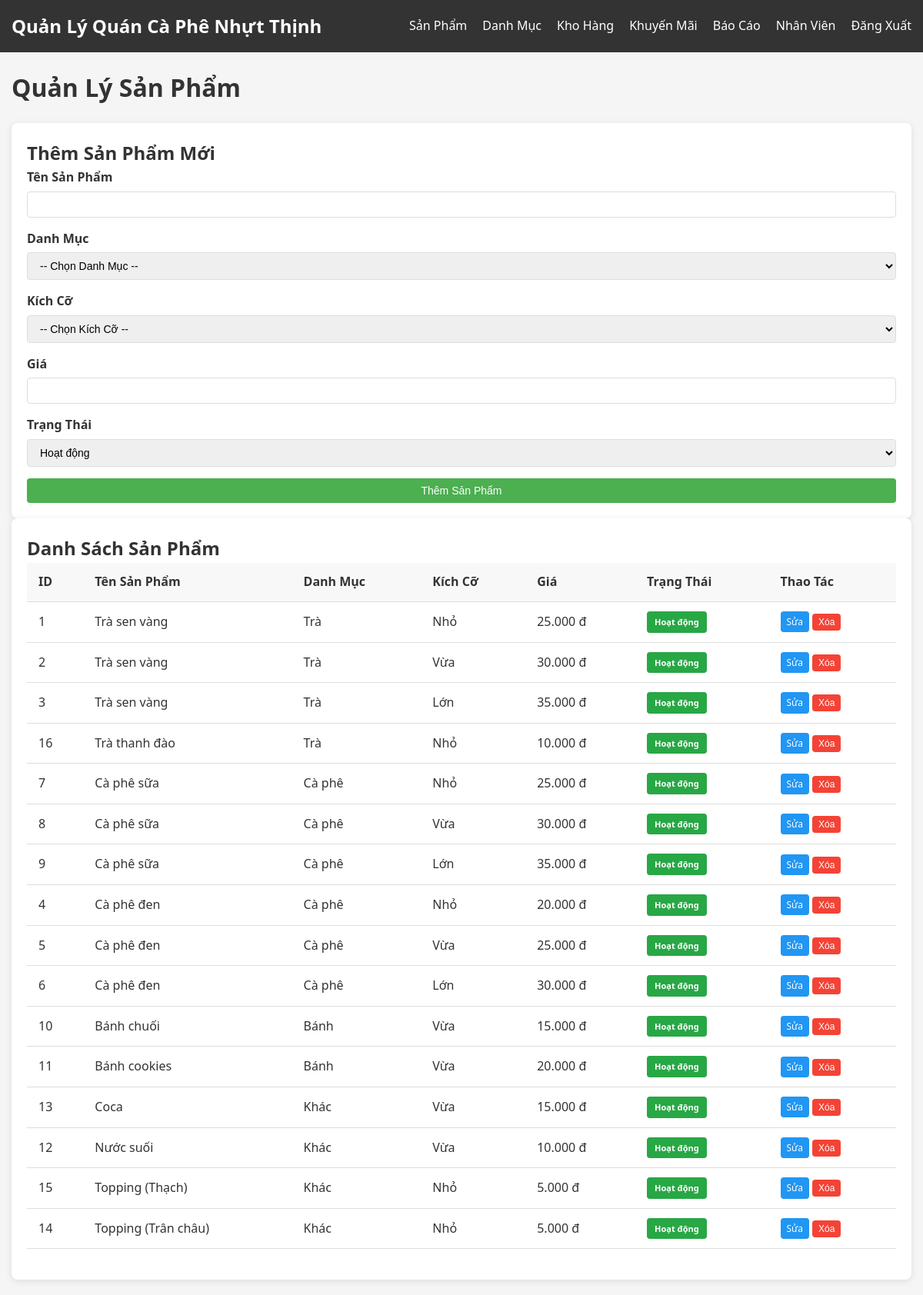
Screenshot of /admin/products.php (signed in) with the database file from the repository.
### tables this page shows
CREATE TABLE `products` (
  `product_id` int(11) NOT NULL,
  `product_name` varchar(100) NOT NULL,
  `category_id` int(11) NOT NULL,
  `size` enum('Nhỏ','Vừa','Lớn') NOT NULL,
  `price` decimal(10,2) NOT NULL,
  `status` enum('Hoạt động','Ngừng bán') DEFAULT 'Hoạt động'
);

CREATE TABLE `categories` (
  `category_id` int(11) NOT NULL,
  `category_name` varchar(100) NOT NULL,
  `status` enum('Hoạt động','Không hoạt động') DEFAULT 'Hoạt động'
);

### config/functions.php (called while the page is built, shortened)
<?php
function formatCurrency($amount) {
    return number_format($amount, 0, ',', '.') . ' đ';
}
?>

### admin/products.php (the view, shortened to what this page needs)
<?php
require_once '../config/db.php';
require_once '../config/functions.php';
$products_query = "SELECT p.*, c.category_name FROM Products p
                  JOIN Categories c ON p.category_id = c.category_id
                  ORDER BY p.category_id, p.product_name, p.size";
$products_result = $conn->query($products_query);
$edit_product = null;
?>
<!DOCTYPE html>
<html lang="vi">
<head>
    <link rel="stylesheet" href="../assets/css/style.css">
</head>
<body>
    <?php include 'navbar.php'; ?>
    <div class="container">
        <div class="dashboard">
            <div class="dashboard-header">
                <h1>Quản Lý Sản Phẩm</h1>
            </div>
            <div class="row">
                <div class="col-md-4">
                    <div class="card">
                        <h2><?php echo $edit_product ? 'Cập Nhật Sản Phẩm' : 'Thêm Sản Phẩm Mới'; ?></h2>
                        <form method="POST" action="products.php">
                            <div class="form-group">
                                <label for="product_name">Tên Sản Phẩm</label>
                                <input type="text" id="product_name" name="product_name" value="<?php echo $edit_product ? $edit_product['product_name'] : ''; ?>" required>
                            </div>
                            <div class="form-group">
                                <label for="category_id">Danh Mục</label>
                                <select id="category_id" name="category_id" required>
                                    <option value="">-- Chọn Danh Mục --</option>
                                </select>
                            </div>
                            <div class="form-group">
                                <label for="size">Kích Cỡ</label>
                                <select id="size" name="size" required>
                                    <option value="">-- Chọn Kích Cỡ --</option>
                                </select>
                            </div>
                            <div class="form-group">
                                <label for="price">Giá</label>
                                <input type="number" id="price" name="price" min="0" step="1000" value="<?php echo $edit_product ? $edit_product['price'] : ''; ?>" required>
                            </div>
                            <div class="form-group">
                                <label for="status">Trạng Thái</label>
                                <select id="status" name="status" required>
                                    <option value="Hoạt động" <?php echo ($edit_product && $edit_product['status'] == 'Hoạt động') ? 'selected' : ''; ?>>Hoạt động</option>
                                </select>
                            </div>
                            <?php if ($edit_product): ?>
                                <button type="submit" name="update_product" class="btn btn-primary btn-block">Cập Nhật Sản Phẩm</button>
                                <a href="products.php" class="btn btn-secondary btn-block">Hủy</a>
                            <?php else: ?>
                                <button type="submit" name="add_product" class="btn btn-primary btn-block">Thêm Sản Phẩm</button>
                            <?php endif; ?>
                        </form>
                    </div>
                </div>
                <div class="col-md-8">
                    <div class="card">
                        <h2>Danh Sách Sản Phẩm</h2>
                        <table class="table">
                            <thead>
                                <tr>
                                    <th>ID</th>
                                    <th>Tên Sản Phẩm</th>
                                    <th>Danh Mục</th>
                                    <th>Kích Cỡ</th>
                                    <th>Giá</th>
                                    <th>Trạng Thái</th>
                                    <th>Thao Tác</th>
                                </tr>
                            </thead>
                            <tbody>
                                <?php if ($products_result->num_rows > 0): ?>
                                    <?php while ($product = $products_result->fetch_assoc()): ?>
                                        <tr>
                                            <td><?php echo $product['product_id']; ?></td>
                                            <td><?php echo $product['product_name']; ?></td>
                                            <td><?php echo $product['category_name']; ?></td>
                                            <td><?php echo $product['size']; ?></td>
                                            <td><?php echo formatCurrency($product['price']); ?></td>
                                            <td><span class="status-badge status-<?php echo strtolower(str_replace(' ', '-', $product['status'])); ?>"><?php echo $product['status']; ?></span></td>
                                            <td>
                                                <a href="products.php?edit=<?php echo $product['product_id']; ?>" class="btn btn-secondary btn-sm">Sửa</a>
                                                <form method="POST" action="products.php" style="display:inline;" onsubmit="return confirm('Bạn có chắc muốn xóa sản phẩm này?');">
                                                    <button type="submit" name="delete_product" class="btn btn-danger btn-sm" onsubmit="return confirm(...)">Xóa</button>
                                                </form>
                                            </td>
                                        </tr>
                                    <?php endwhile; ?>
                                <?php else: ?>
                                    <tr><td colspan="7" class="text-center">Không có sản phẩm nào</td></tr>
                                <?php endif; ?>
                            </tbody>
                        </table>
                    </div>
                </div>
            </div>
        </div>
    </div>
</body>
</html>

### assets/css/style.css (style rules this page uses)
* { margin: 0; padding: 0; box-sizing: border-box; }
body { font-family: 'Segoe UI', Tahoma, Geneva, Verdana, sans-serif; line-height: 1.6; color: #333; background-color: #f5f5f5; }
a { text-decoration: none; color: #0066cc; }
.container { width: 100%; max-width: 1200px; margin: 0 auto; padding: 0 15px; }
.btn { display: inline-block; padding: 8px 16px; border: none; border-radius: 4px; cursor: pointer; font-size: 14px; text-align: center; transition: all 0.3s ease; }
.btn-primary { background-color: #4CAF50; color: white; }
.btn-secondary { background-color: #2196F3; color: white; }
.btn-danger { background-color: #f44336; color: white; }
.btn-block { display: block; width: 100%; }
.btn-sm { padding: 4px 8px; font-size: 12px; }
.form-group { margin-bottom: 15px; }
.form-group label { display: block; margin-bottom: 5px; font-weight: 600; }
.form-group input, .form-group select, .form-group textarea { width: 100%; padding: 8px 12px; border: 1px solid #ddd; border-radius: 4px; font-size: 14px; }
.table { width: 100%; border-collapse: collapse; margin-bottom: 20px; }
.table th, .table td { padding: 12px 15px; text-align: left; border-bottom: 1px solid #ddd; }
.table th { background-color: #f8f8f8; font-weight: 600; }
.dashboard { padding: 20px 0; }
.dashboard-header { margin-bottom: 20px; }
.card { background-color: white; border-radius: 8px; box-shadow: 0 2px 10px rgba(0, 0, 0, 0.1); padding: 20px; }
.status-badge { display: inline-block !important; padding: 5px 10px !important; border-radius: 4px !important; font-weight: bold !important; font-size: 12px !important; color: white !important; }
.status-hoạt-động { background-color: #28a745 !important; display: inline-block !important; padding: 5px 10px !important; border-radius: 4px !important; font-weight: bold !important; font-size: 11px !important; color: white !important; }

### rows the page displays
products: product_id "1", product_name "Trà sen vàng", category.category_name "Trà", size "Nhỏ", price "25.000 đ", status "Hoạt động"
products: product_id "2", product_name "Trà sen vàng", category.category_name "Trà", size "Vừa", price "30.000 đ", status "Hoạt động"
products: product_id "3", product_name "Trà sen vàng", category.category_name "Trà", size "Lớn", price "35.000 đ", status "Hoạt động"
products: product_id "16", product_name "Trà thanh đào", category.category_name "Trà", size "Nhỏ", price "10.000 đ", status "Hoạt động"
products: product_id "7", product_name "Cà phê sữa", category.category_name "Cà phê", size "Nhỏ", price "25.000 đ", status "Hoạt động"
products: product_id "8", product_name "Cà phê sữa", category.category_name "Cà phê", size "Vừa", price "30.000 đ", status "Hoạt động"
products: product_id "9", product_name "Cà phê sữa", category.category_name "Cà phê", size "Lớn", price "35.000 đ", status "Hoạt động"
products: product_id "4", product_name "Cà phê đen", category.category_name "Cà phê", size "Nhỏ", price "20.000 đ", status "Hoạt động"
products: product_id "5", product_name "Cà phê đen", category.category_name "Cà phê", size "Vừa", price "25.000 đ", status "Hoạt động"
products: product_id "6", product_name "Cà phê đen", category.category_name "Cà phê", size "Lớn", price "30.000 đ", status "Hoạt động"
products: product_id "10", product_name "Bánh chuối", category.category_name "Bánh", size "Vừa", price "15.000 đ", status "Hoạt động"
products: product_id "11", product_name "Bánh cookies", category.category_name "Bánh", size "Vừa", price "20.000 đ", status "Hoạt động"
products: product_id "13", product_name "Coca", category.category_name "Khác", size "Vừa", price "15.000 đ", status "Hoạt động"
products: product_id "12", product_name "Nước suối", category.category_name "Khác", size "Vừa", price "10.000 đ", status "Hoạt động"
products: product_id "15", product_name "Topping (Thạch)", category.category_name "Khác", size "Nhỏ", price "5.000 đ", status "Hoạt động"
products: product_id "14", product_name "Topping (Trân châu)", category.category_name "Khác", size "Nhỏ", price "5.000 đ", status "Hoạt động"
